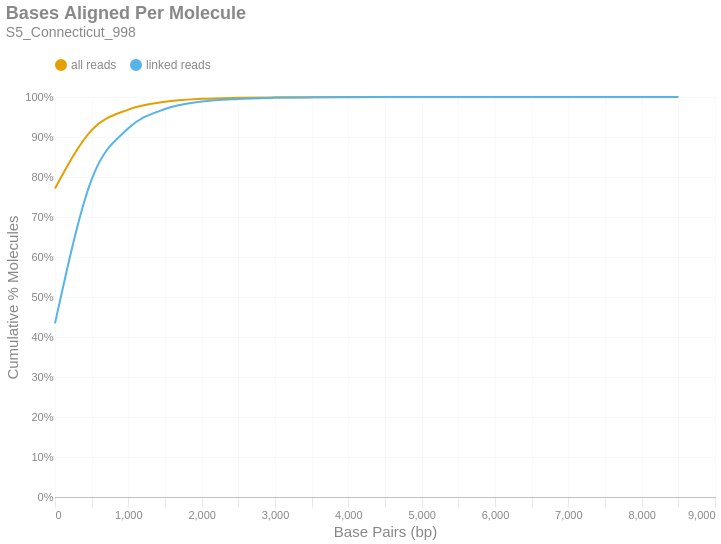

The notebook cell this image was saved under:
### Markdown cell above
### Bases Aligned Per Molecule
This is a cumulative frequency distribution showing the number of base pairs aligned per unique molecule. These data are shown in 500 bp bins. There are two distributions: one with `all reads` (yellow) and another with only `linked reads` (blue). The percent of molecules in the `linked reads` distribution is relative to the total number of linked molecules.

### Code cell
if SKIPLR:
    print_html(f"Skipped")
else:
    binned_df = consolidated_hist(valids['aligned_bp'], mask, 500, True)
    with SafeRender(binned_df):
        (
            density_plot(binned_df, 'Bases Aligned Per Molecule', samplename, 'basesper')
            .encode(
                x=alt.X('bin:Q', title="Base Pairs (bp)").axis(tickMinStep=500).scale(padding=0),
                y=alt.Y('value:Q', title='Cumulative % Molecules')
                    .axis(format='%')
                    .scale(domain = [0,1])
                    .stack(False),
                color=alt.Color("key:N").scale(domain = ["all reads", "linked reads"]),
                tooltip = [
                    alt.Tooltip("key:N", title = "Data Type"),
                    alt.Tooltip("range_label:N", title="Bases Aligned Per Molecule"),
                    alt.Tooltip("value:Q", format = ".2%", title="% Molecules (Cum.)")
                ]
            )
        ).display()

### Figure 1 — Vega-Lite specification as saved in the notebook (floating-point values rounded to 4 significant figures)
{"width": "container", "height": 400, "config": {"title": {"anchor": "start", "dy": -15, "fontSize": 18, "color": "#888888", "subtitleColor": "#888888", "subtitleFontSize": 14}, "arc": {"fill": "#0072B2"}, "axis": {"domainColor": "#888888", "domainWidth": 0.5, "gridWidth": 0.2, "grid": false, "titleFontWeight": 400, "titleFontSize": 15, "labelFontSize": 11, "labelColor": "#888888", "tickColor": "#888888", "tickWidth": 0.2, "titleColor": "#888888"}, "axisBand": {"grid": false}, "axisX": {"grid": true, "tickSize": 10, "domainCap": "round"}, "axisY": {"domain": false, "grid": true, "tickSize": 0, "domainCap": "round"}, "background": "transparent", "header": {"labelFontSize": 15, "labelColor": "#888888", "titleFontSize": 15, "titleFontWeight": 600, "titleColor": "#888888"}, "legend": {"labelFont": "sans-serif", "labelFontSize": 12, "labelColor": "#888888", "symbolSize": 100, "symbolType": "circle", "titleFontSize": 12, "titlePadding": 10, "titleColor": "#888888", "title": null, "orient": "top"}, "range": {"category": ["#E69F00", "#56B4E9", "#009E73", "#F0E442", "#0072B2", "#D55E00", "#CC79A7", "#000000"], "diverging": ["#cfe8f3", "#a2d4ec", "#73bfe2", "#46abdb", "#1696d2", "#12719e"]}, "area": {"fill": "#0072B2", "fillOpacity": 0.7, "line": true, "strokeOpacity": 0.7}, "line": {"color": "#0072B2", "stroke": "#0072B2", "strokeWidth": 2}, "trail": {"color": "#0072B2", "stroke": "#0072B2", "strokeWidth": 0, "size": 1}, "point": {"filled": true, "fillOpacity": 1.0, "size": 95}, "text": {"color": "#888888", "fontSize": 11, "align": "right", "fontWeight": 400, "size": 11}, "bar": {"fill": "#0072B2", "stroke": null}, "view": {"stroke": null, "continuousWidth": 660, "continuousHeight": 400}}, "data": {"name": "data-5aa26ffd2f39364ea8be3d712d5e5b18"}, "mark": {"type": "line", "interpolate": "monotone", "point": {"opacity": 0, "size": 275}}, "encoding": {"color": {"field": "key", "scale": {"domain": ["all reads", "linked reads"]}, "type": "nominal"}, "tooltip": [{"field": "key", "title": "Data Type", "type": "nominal"}, {"field": "range_label", "title": "Bases Aligned Per Molecule", "type": "nominal"}, {"field": "value", "format": ".2%", "title": "% Molecules (Cum.)", "type": "quantitative"}], "x": {"axis": {"tickMinStep": 500}, "field": "bin", "scale": {"padding": 0}, "title": "Base Pairs (bp)", "type": "quantitative"}, "y": {"axis": {"format": "%"}, "field": "value", "scale": {"domain": [0, 1]}, "stack": false, "title": "Cumulative % Molecules", "type": "quantitative"}}, "params": [{"name": "param_c36ac31b6afebe62", "select": {"type": "point", "fields": ["key"]}, "bind": "legend"}], "title": {"text": "Bases Aligned Per Molecule", "subtitle": "S5_Connecticut_998"}, "transform": [{"fold": ["all reads (cumsum)", "linked reads (cumsum)"]}, {"calculate": "replace(datum.key, ' (cumsum)', '')", "as": "key"}, {"filter": {"param": "param_c36ac31b6afebe62"}}], "usermeta": {"embedOptions": {"downloadFileName": "S5_Connecticut_998.basesper"}}, "$schema": "https://vega.github.io/schema/vega-lite/v6.1.0.json", "datasets": {"data-5aa26ffd2f39364ea8be3d712d5e5b18": [{"bin": "0.0", "interval": "0.0-500.0", "all reads": 0.7715, "linked reads": 0.4341, "all reads (cumsum)": 0.7715, "linked reads (cumsum)": 0.4341, "range_label": "0-499"}, {"bin": "500.0", "interval": "500.0-1000.0", "all reads": 0.1455, "linked reads": 0.3599, "all reads (cumsum)": 0.917, "linked reads (cumsum)": 0.794, "range_label": "500-999"}, {"bin": "1000.0", "interval": "1000.0-1500.0", "all reads": 0.05145, "linked reads": 0.1277, "all reads (cumsum)": 0.9685, "linked reads (cumsum)": 0.9217, "range_label": "1000-1499"}, {"bin": "1500.0", "interval": "1500.0-2000.0", "all reads": 0.0194, "linked reads": 0.04818, "all reads (cumsum)": 0.9879, "linked reads (cumsum)": 0.9699, "range_label": "1500-1999"}, {"bin": "2000.0", "interval": "2000.0-2500.0", "all reads": 0.007537, "linked reads": 0.01871, "all reads (cumsum)": 0.9954, "linked reads (cumsum)": 0.9886, "range_label": "2000-2499"}, {"bin": "2500.0", "interval": "2500.0-3000.0", "all reads": 0.002647, "linked reads": 0.006573, "all reads (cumsum)": 0.9981, "linked reads (cumsum)": 0.9952, "range_label": "2500-2999"}, {"bin": "3000.0", "interval": "3000.0-3500.0", "all reads": 0.00108, "linked reads": 0.002682, "all reads (cumsum)": 0.9991, "linked reads (cumsum)": 0.9979, "range_label": "3000-3499"}, {"bin": "3500.0", "interval": "3500.0-4000.0", "all reads": 0.0004804, "linked reads": 0.001193, "all reads (cumsum)": 0.9996, "linked reads (cumsum)": 0.9991, "range_label": "3500-3999"}, {"bin": "4000.0", "interval": "4000.0-4500.0", "all reads": 0.0002064, "linked reads": 0.0005125, "all reads (cumsum)": 0.9998, "linked reads (cumsum)": 0.9996, "range_label": "4000-4499"}, {"bin": "4500.0", "interval": "4500.0-5000.0", "all reads": 9.34e-05, "linked reads": 0.0002319, "all reads (cumsum)": 0.9999, "linked reads (cumsum)": 0.9998, "range_label": "4500-4999"}, {"bin": "5000.0", "interval": "5000.0-5500.0", "all reads": 4.099e-05, "linked reads": 0.0001018, "all reads (cumsum)": 1.0, "linked reads (cumsum)": 0.9999, "range_label": "5000-5499"}, {"bin": "5500.0", "interval": "5500.0-6000.0", "all reads": 2.002e-05, "linked reads": 4.972e-05, "all reads (cumsum)": 1.0, "linked reads (cumsum)": 1.0, "range_label": "5500-5999"}, {"bin": "6000.0", "interval": "6000.0-6500.0", "all reads": 8.197e-06, "linked reads": 2.035e-05, "all reads (cumsum)": 1.0, "linked reads (cumsum)": 1.0, "range_label": "6000-6499"}, {"bin": "6500.0", "interval": "6500.0-7000.0", "all reads": 3.494e-06, "linked reads": 8.676e-06, "all reads (cumsum)": 1.0, "linked reads (cumsum)": 1.0, "range_label": "6500-6999"}, {"bin": "7000.0", "interval": "7000.0-7500.0", "all reads": 1.881e-06, "linked reads": 4.672e-06, "all reads (cumsum)": 1.0, "linked reads (cumsum)": 1.0, "range_label": "7000-7499"}, {"bin": "7500.0", "interval": "7500.0-8000.0", "all reads": 8.063e-07, "linked reads": 2.002e-06, "all reads (cumsum)": 1.0, "linked reads (cumsum)": 1.0, "range_label": "7500-7999"}, {"bin": "8000.0", "interval": "8000.0-8500.0", "all reads": 4.032e-07, "linked reads": 1.001e-06, "all reads (cumsum)": 1.0, "linked reads (cumsum)": 1.0, "range_label": "8000-8499"}, {"bin": "8500.0", "interval": "8500.0-9000.0", "all reads": 4.032e-07, "linked reads": 1.001e-06, "all reads (cumsum)": 1.0, "linked reads (cumsum)": 1.0, "range_label": "8500-8999"}]}}
